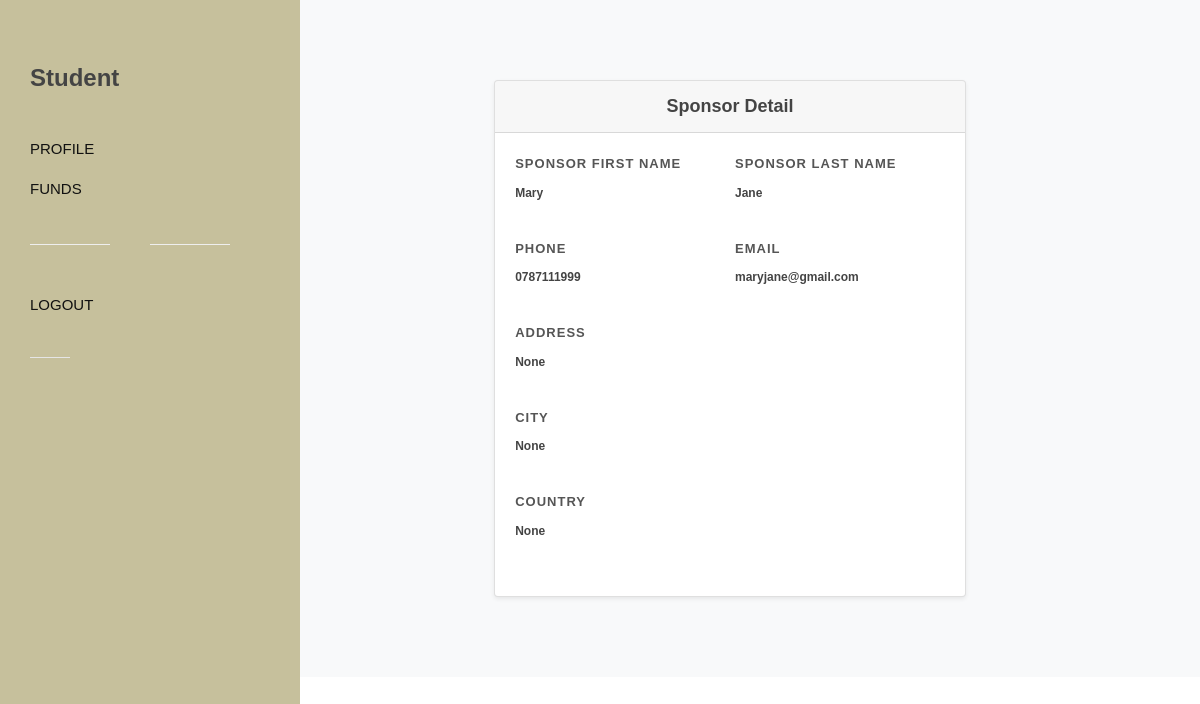
The page /sponsors/1 on the database its author committed.
### donate/models.py (models this page shows)
class Sponsor(models.Model):
    first_name = models.CharField(max_length=100)
    last_name = models.CharField(max_length=100)
    user = models.OneToOneField(User, related_name="sponsor", on_delete=models.CASCADE)
    image = models.ImageField(null=True, blank=True, editable=True, upload_to="images/")
    dob = models.DateField(blank=True, null=True)
    phone = models.CharField(blank=True, max_length=15)
    email = models.EmailField(max_length=100, blank=True, null=True)
    address = models.CharField(max_length=200, blank=True, null=True)
    city = models.CharField(max_length=100, blank=True, null=True)
    country = models.CharField(max_length=100, blank=True, null=True)
    created = models.DateTimeField(auto_now_add = True )
    updated = models.DateTimeField(auto_now = True)

### donate/views.py (the view)
# urls.py: path('sponsors/<int:id>', views.spons_detail, name='spons-detail'),
def spons_detail(request, id):
    sponsor = Sponsor.objects.get(id=id)
    return render(request, 'donate/spons_detail.html', {'sponsor':sponsor})

### donate/templates/donate/spons_detail.html (shortened to what this page needs)
{% extends 'donate/side.html' %}
{% block logo %}<h3>Student</h3>{% endblock %}
{% block nav %}
<li><a href="{% url 'donate:student' %}"><div>Profile</div></a></li>
<li><a href="{% url 'donate:funds' %}"><div>Funds</div></a></li>
<div class="divider divider-center"><a  data-scrollto="#header"><i class="icon-settings"></i></a></div>
<li><a href="{% url 'donate:student-logout' %}"><div>Logout</div></a></li>
{% endblock %}
{% block body %}
		<section id="content">
			<div class="content-wrap bg-light">
				<div class="container">
					<div class="row justify-content-center">
						<div class="col-lg-7 col-md-10">
							<div class="card shadow-sm">
								<div class="card-header">
									<h4 class="mb-0 center" center>Sponsor Detail</h4>
								</div>
								<div class="card-body">
									<div class="form-windget">
										<form class="nobottommargin" id="" name="template-contactform" action method="post" enctype="multipart/form-data">
											<div class="">
												<div class="form-row">
                                                    <div class="form-group col-md-6">
                                                        <label for="inputEmail4">Sponsor First Name</label>
                                                        <h6>{{sponsor.first_name}}</h6>
                                                    </div>
                                                    <div class="form-group col-md-6">
                                                        <label for="inputPassword4">Sponsor Last Name</label>
                                                        <h6>{{sponsor.last_name}}</h6>
                                                    </div>
                                                </div>
                                                <div class="form-row">
                                                    <div class="form-group col-md-6">
                                                        <label for="inputPassword4">Phone</label>
                                                        <h6>{{sponsor.phone}}</h6>
                                                    </div>
                                                    <div class="form-group col-md-6">
                                                        <label for="inputEmail4">Email</label>
                                                        <h6>{{sponsor.email}}</h6>
                                                    </div>
                                                </div>
                                                <div class="form-row">
                                                    <div class="form-group col-md-6">
                                                        <label for="inputPassword4">Address</label>
                                                        <h6>{{sponsor.address}}</h6>
                                                    </div>
                                                </div>
                                                <div class="form-row">
                                                    <div class="form-group col-md-12">
                                                        <label for="inputPassword4">City</label>
                                                        <h6>{{sponsor.city}}</h6>
                                                    </div>
                                                    <div class="form-group col-md-12">
                                                        <label for="inputPassword4">Country</label>
                                                        <h6>{{sponsor.country}}</h6>
                                                    </div>
                                                </div>
											</div>
										</form>
									</div>
								</div>
							</div>
						</div>
					</div>
				</div>
			</div>
		</section>
{% endblock %}

### donate/static/donate/theme/nonprofit.css (style rules this page uses)
:root { --themecolor: #C6C09C; --themecolorrgb: 198,192,156; --header-height: 70px; --sticky-header-height: 70px; }
@media (min-width: 992px) { #primary-menu ul > li > a { padding-top: 24px; padding-bottom: 24px; padding-top: calc(( var(--header-height) - 22px ) / 2); padding-bottom: calc(( var(--header-height) - 22px ) / 2); font-weight: 500 !important; text-transform: none; letter-spacing: 0; font-size: 15px; transition: color .3s ease; color: #111 !important; } }
@media (min-width: 992px) { #primary-menu ul li > a > div:after { opacity: 0; content: ''; position: absolute; background-image: url('images/border.svg'); background-repeat: no-repeat; background-position: center center; top: 50%; left: 50%; margin-top: 14px; width: 60%; height: 10px; background-size: 100% 10px; transform: translate( -50%, -50% ); -webkit-transition: opacity .2s linear; -o-transition: opacity .2s linear; transition: opacity .2s linear; } }

### rows shown on the page
Sponsor: first_name "Mary", last_name "Jane", phone "0787111999", email "maryjane@gmail.com", address "None", city "None", country "None"
